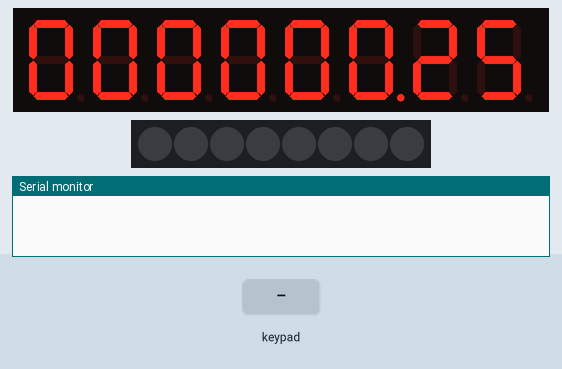
Bench run of a sketch on a simulated Arduino Uno, built with avr-gcc and run on an emulated ATmega328P. Shown: 8-digit seven-segment display, 8 RGB LEDs in strip order, left to right, the last lines printed to the serial monitor. The inputs (shaded band) are chosen by the test bench.

Above: at 1.2 s.
1.3 s: key '5' pressed
At 2.4 s:
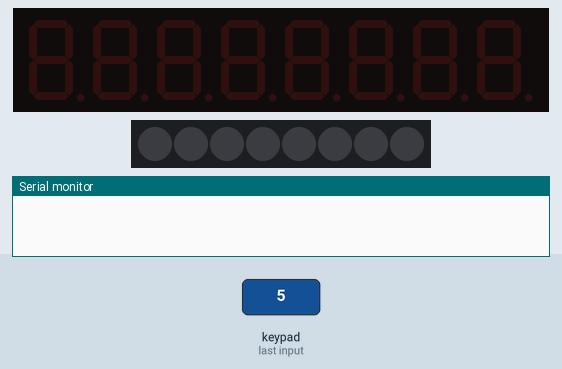
2.9 s: keypad keys 2 5 pressed 0.4 s apart
At 4.5 s:
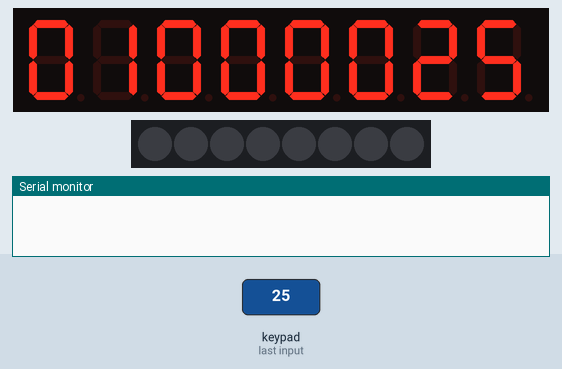
6.5 s: key '7' pressed
9.5 s: key '8' pressed
At 10.3 s:
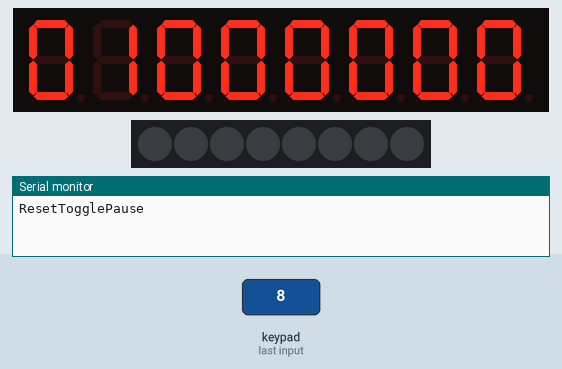
12.5 s: keypad keys 1 2 pressed 0.4 s apart
At 13.8 s:
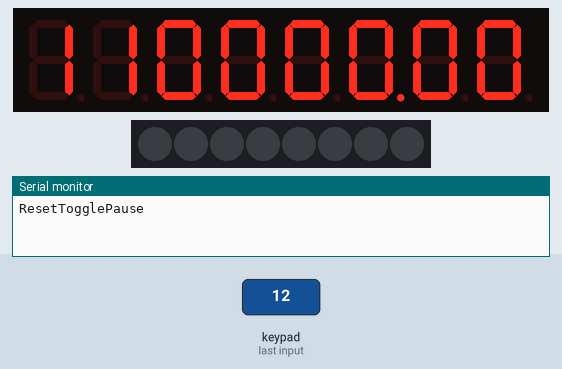
Timing chart, 0 to 15.5 s (numbered marks = the images above; inputs shaded):
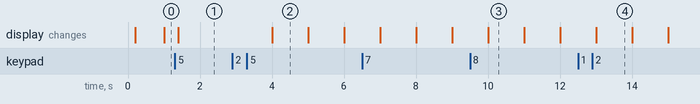

Measured:
- after the input at 1.3 s, the display: changes after 0.10 s (image 1)
- after the input at 2.9 s, the display: changes after 1.1 s (image 2)
- after the input at 9.5 s, the display: changes after 0.51 s (image 3)
- after the input at 12.5 s, the display: changes after 0.51 s (image 4)
- what the display in image 4 shows lasts 1.0 s, from 13.0 s to 14.0 s

The sketch:

main.ino
```cpp
#include <TimedAction.h>
#include <TM1638.h>
#include "Pomodoro.h"
// define a module on data pin 8, clock pin 9 and strobe pin 10
TM1638 tm(8, 9, 10);
boolean dots=0;
boolean moduleOff=0;
int work_time = 25;
int blink_state = true;

Pomodoro p(work_time, 10);
Counter water_counter(60);
Counter productive_counter(0);
Counter unproductive_counter(0);
Counter social_counter(0);


void checkTime(){
  dots = !dots;
  drawToModule();
}

void checkButtons(){
 buttonEvent();
}

void drawToModule(){
  int water_counter_led = 0;
  int productive_counter_led = 1;
  int unproductive_counter_led = 2;
  int social_counter_led = 3;


  int pause_led = 7;
  tm.setLED( (p.IsStarted() & p.IsPaused()) ? TM1638_COLOR_RED : TM1638_COLOR_GREEN, pause_led);
  tm.setLED(water_counter.LedOn() & blink_state ? TM1638_COLOR_RED : TM1638_COLOR_GREEN, water_counter_led);
  tm.setLED(productive_counter.LedOn() ? TM1638_COLOR_RED : TM1638_COLOR_GREEN, productive_counter_led);
  tm.setLED(unproductive_counter.LedOn() ? TM1638_COLOR_RED : TM1638_COLOR_GREEN, unproductive_counter_led);
  tm.setLED(social_counter.LedOn() ? TM1638_COLOR_RED : TM1638_COLOR_GREEN, social_counter_led);


  blink_state = !blink_state;

  tm.clearDisplay();
  if (!moduleOff){
    tm.setDisplayToString(String(water_counter.GetCount()),0,0);
    tm.setDisplayToString(String(productive_counter.GetCount()),0,1);
    tm.setDisplayToString(String(unproductive_counter.GetCount()),0,2);
    tm.setDisplayToString(String(social_counter.GetCount()),0,3);

    tm.setDisplayToString(p.GetCompletedCount(),0,4);
    tm.setDisplayToString(String(p.distraction_count),(dots*255),5);
    tm.setDisplayToString(p.GetDisplayMinutes(),0,6);
  }
}

int findFirstSet(byte num) {
  for(int i = 0; i < 8; i++){
    if(num &  (1 << i))
      return i;
  }
  return -1;
}
void buttonEvent(){
  byte buttons=tm.getButtons();
  int inp = findFirstSet(buttons);
  switch (inp) {
  case 0:
    water_counter.Increment();
    break;
  case 1:
    productive_counter.Increment();
    break;
  case 2:
    unproductive_counter.Increment();
    break;
  case 3:
    social_counter.Increment();
    break;
  case 4:
    moduleOff = !moduleOff;
    if (moduleOff) tm.clearDisplay();
    break;
  case 5:
    p.distraction_count +=1;
    break;
  case 6:
    Serial.print("Reset");
    p.Reset();
    break;
  case 7:
    Serial.print("TogglePause");
    p.TogglePause();
    break;
  }
}


TimedAction timedCheckButtons = TimedAction(200, checkButtons);
TimedAction timedUpdate = TimedAction(1000, checkTime);


void setup(){
  Serial.begin(9600);
  p.Start();

}

void loop(){
  timedCheckButtons.check();
  timedUpdate.check();
}
```

Pomodoro.h
```cpp
class Pomodoro {
  public:
    Pomodoro(int work_time, int break_time) {
      this->checked_time_ = 1;
      this->completed_count_ = 0;
      this->work_time_ = work_time;
      this->Reset();
    }

    int elapsed_time() {
      int current_time = round(millis() / 1000);
      if(this->checked_time_ < 0)
          return 0;
      if(paused_) {
        this->paused_time_ += current_time - this->checked_time_;
      } else {
        this->elapsed_time_ += current_time - this->checked_time_;
      }
      this->checked_time_ = current_time;

      // Stop if total work time elapsed for Pomodoro
      if(this->elapsed_time_ > this->work_time_ * 60) {
        this->completed_count_ +=1;
        this->Reset();
      }
    }

    String GetCompletedCount() {
      return String(byte(this->completed_count_));
    }
    String GetDisplayMinutes(){
      this->elapsed_time();
      unsigned long seconds = 0;
      if(paused_){
        seconds = this->paused_time_;
      } else {
        seconds = (this->work_time_ +1) * 60 - this->elapsed_time_;
      }
      return this->minuteStr(seconds/60 % 60);
    }

    void Start() {
      this->checked_time_ = round(millis() / 1000);
      this->elapsed_time();
      this->paused_ = false;
    }

    bool IsPaused() {
      return this->paused_;
    }

    bool IsStarted() {
      return (this->checked_time_ > 0);
    }

    void TogglePause() {
      this->elapsed_time();
      this->paused_ = !this->paused_;
    }

    void Reset() {
      if(this->checked_time_ < 0) {
        this->Start();
        return;
      }
      this->elapsed_time_ = 0;
      this->paused_time_ = 0;
      this->checked_time_ = -1;
      this->paused_ = false;
      this->distraction_count = 0;
    }

    int distraction_count;

  private:
    unsigned long paused_time_;
    unsigned long elapsed_time_;
    unsigned long work_time_;
    int checked_time_;
    int distraction_count_;
    bool paused_;
    unsigned long completed_count_;


    String formatNumber(String inp){
      if (inp.length()==1) {
        return "0" + inp;
      }
      else{
        return inp;
      }
    }

    byte minute(unsigned long inp){
     return byte((inp % 60));
    }

    String minuteStr(unsigned long inp){
     return  formatNumber(String(minute(inp)));
    }
};

class Counter {
  public:
    Counter(unsigned int led_time){
      this->led_time_ = led_time * 60;
      this->last_press_ = round(millis() / 1000);
    }

    unsigned int GetCount() {
      return this->count_ % 10;
    }

   void Increment() {
      this->last_press_ = round(millis() / 1000);
      this->count_++;
    }

    bool LedOn() {
     int current_time = round(millis() / 1000);
     if(this->led_time_ > 0) {
      return ((current_time - this->last_press_) > this->led_time_);
     } else {
      return (this->count_ /10) % 2 > 0;
     }
    }

  private:
    unsigned int count_ = 0;
    unsigned int last_press_ = 0;
    unsigned int led_time_;
};
```
